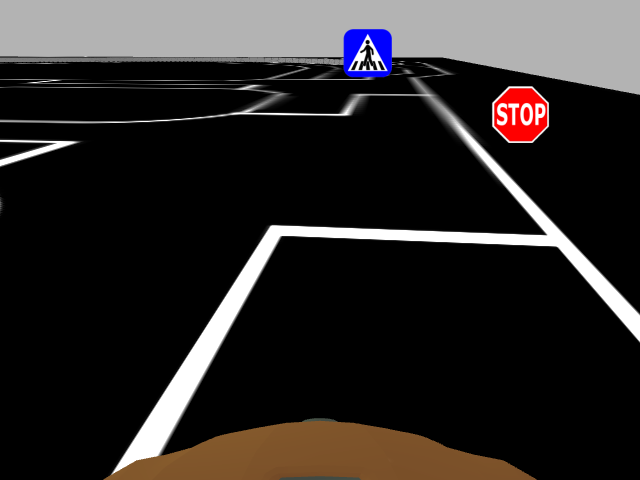
#> input picture Simulator/tests/img.png, 640 x 480 px
$ python img_tiling.py
#> lines starting #> are read from the running program, lines starting #| are printed output that depends on the picture; after the words box and inside, x2 and y2 are one past the last pixel; in counts of white or black regions, pixels touching at a corner belong together
#> further down, img is the input picture: shape (480, 640, 3); mean B, G, R 40.6, 41.6, 45.2
#!/usr/bin/python3

from operator import le
import numpy as np
import cv2 as cv

def tile_image(image, x,y,w,h, rows, cols, tile_width, return_size=(32,32)):
#> called with x = 320, y = 0, w = 320, h = 240, rows = 8, cols = 8, tile_width = 64, return_size = (32, 32)
    assert image.shape[0] >= y + h, f'Image height is {image.shape[0]} but y is {y} and h is {h}'
    assert image.shape[1] >= x + w, f'Image width is {image.shape[1]} but x is {x} and w is {w}'
    assert tile_width < w, f'Tile width is {tile_width} but w is {w}'
    #check x,y,w,h,rows,cols,tile_width are all ints
    assert isinstance(x, int), f'x is {x}'
    assert isinstance(y, int), f'y is {y}'
    assert isinstance(w, int), f'w is {w}'
    assert isinstance(h, int), f'h is {h}'
    assert isinstance(rows, int), f'rows is {rows}'
    assert isinstance(cols, int), f'cols is {cols}'
    assert isinstance(tile_width, int), f'tile_width is {tile_width}'
    img = image[y:y+h, x:x+w]
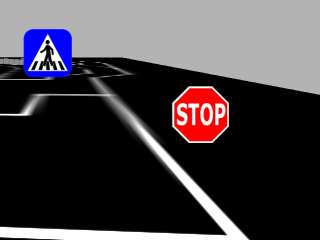
#> img: shape (240, 320, 3); mean B, G, R 72.6, 67.7, 73.5
    region_width = int(1.0 * w / cols)
    region_height = int(1.0 * h / rows)
    centers_x = np.linspace(int(tile_width/2), w-int(tile_width/2), cols, dtype=int)
    centers_y = np.linspace(int(tile_width/2), h-int(tile_width/2), rows, dtype=int)
    # centers = np.stack([centers_x, centers_y], axis=1)
    imgs = []
    centers = []
    for i in range(rows):
        for j in range(cols):
            # img = image[y:y+h, x:x+w]
            im = img[centers_y[i]-tile_width//2:centers_y[i]+tile_width//2, centers_x[j]-tile_width//2:centers_x[j]+tile_width//2].copy()
            im = cv.resize(im, return_size)
            imgs.append(im)
            centers.append([x+centers_x[j], y+centers_y[i]])
#> after the loop, centers = 64 pairs, first value 352 to 608, second value 32 to 208; imgs = 64 items
    return imgs, centers

if __name__ == '__main__':
    cv.namedWindow('image', cv.WINDOW_NORMAL)
    img = cv.imread('img.png')

    ROWS = 8
    COLS = 8
    TILE_WIDTH = 64

    imgs, centers = tile_image(img, 320, 0, int(img.shape[1]/2), int(img.shape[0]/2), ROWS, COLS, TILE_WIDTH)
#> imgs = 64 items
    print(centers)
#> (printed output is left out)

    for i in range(len(imgs)):
        color = (np.random.randint(50, 255), np.random.randint(50, 255), np.random.randint(50, 255))
        img = cv.rectangle(img, (centers[i][0]-TILE_WIDTH//2, centers[i][1]-TILE_WIDTH//2), (centers[i][0]+TILE_WIDTH//2, centers[i][1]+TILE_WIDTH//2), color, 2)
#> this loop made 64 passes
#> color on passes 1 to 12: (222, 97, 167), (242, 117, 245), (153, 59, 71), (86, 137, 120), (138, 190, 108), (243, 89, 137), (224, 138, 131), (215, 75, 127), (122, 59, 198), (165, 247, 129), (225, 242, 132), (149, 227, 79)
#> pass 1, `img = cv.rectangle(img, (centers[i][0]-TILE_WIDTH//2, centers[i][1]-TI..`:
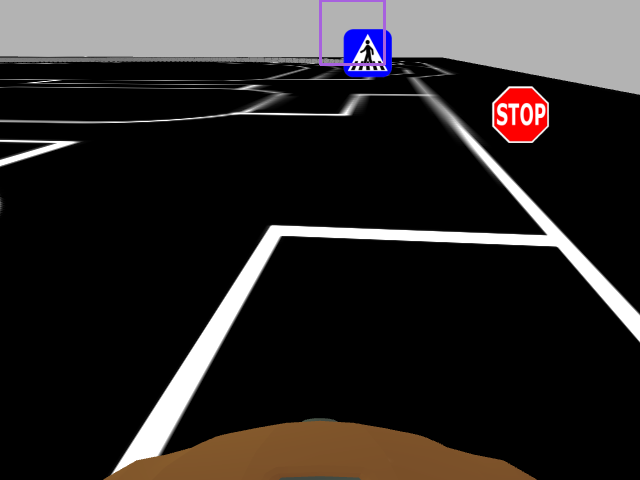
#> img: shape (480, 640, 3); 0.23% of pixels changed, all inside (x1, y1, x2, y2) = (319, 0, 386, 66)
#> pass 2, `img = cv.rectangle(img, (centers[i][0]-TILE_WIDTH//2, centers[i][1]-TI..`:
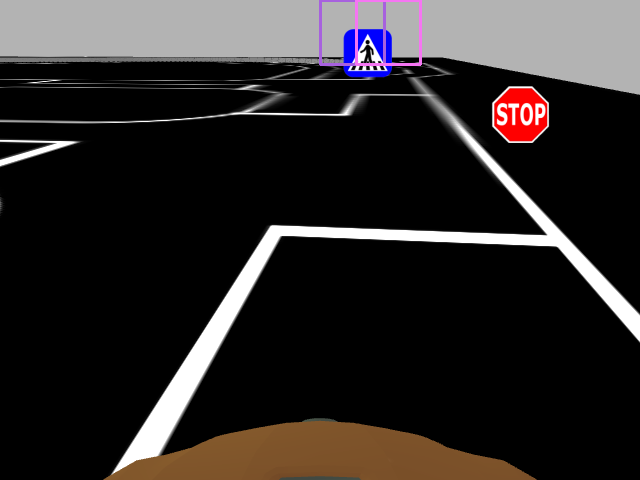
#> img: shape (480, 640, 3); 0.23% of pixels changed, all inside (x1, y1, x2, y2) = (355, 0, 422, 66)
#> pass 3, `img = cv.rectangle(img, (centers[i][0]-TILE_WIDTH//2, centers[i][1]-TI..`:
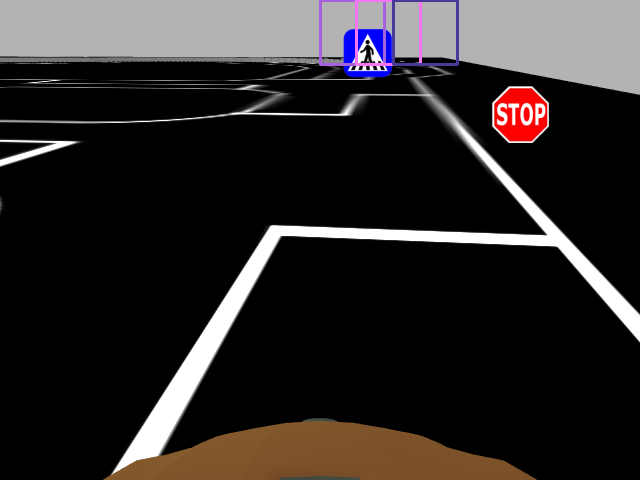
#> img: shape (480, 640, 3); 0.23% of pixels changed, all inside (x1, y1, x2, y2) = (392, 0, 459, 66)
#> after the loop:
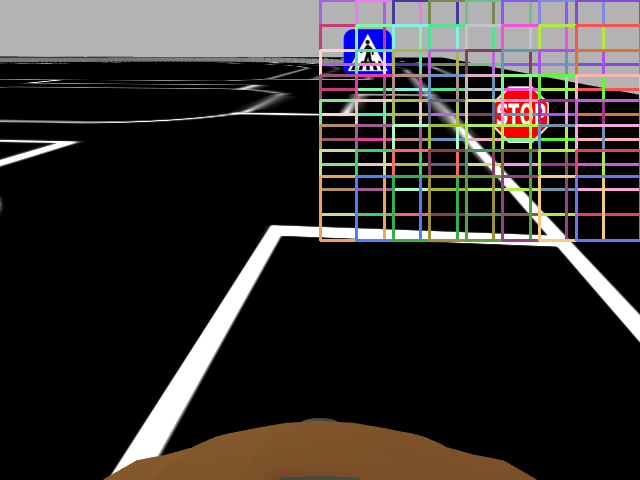
#> img: shape (480, 640, 3); 7.54% of pixels changed, all inside (x1, y1, x2, y2) = (319, 0, 640, 242)

    cv.imshow('image', img)
    cv.waitKey(1)
    print(img.shape)
#| (480, 640, 3)

    if len(centers) < 20:
        for i in range(len(imgs)):
            cv.namedWindow('img'+str(i), cv.WINDOW_NORMAL)
            cv.imshow('img' + str(i), imgs[i])
            # cv.waitKey(0)
    cv.waitKey(0)
    cv.destroyAllWindows()
